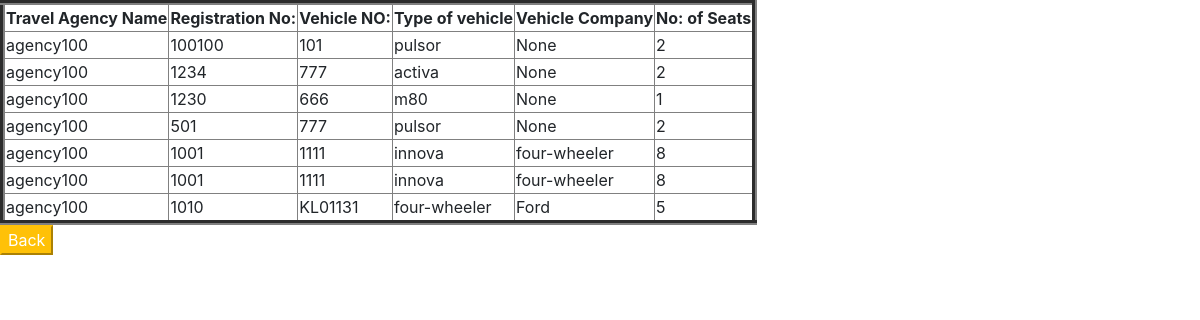
The page /list (signed in) on the database its author committed.
### myapp/models.py (models this page shows)
class veh_details(models.Model):
    Agencyname=models.CharField(max_length=30,null=True)
    Rcno=models.IntegerField(null=True)
    Vehicleno=models.CharField(null=True,max_length=10)
    Type_of_vehicle=models.CharField(max_length=50,null=True)
    List_of_vehicles=models.CharField(max_length=30,null=True)
    No_of_seats=models.IntegerField(null=True)
    approve=models.CharField(max_length=30,null=True,default="no")

### myapp/views.py (the view)
# urls.py: path('list',views.vehicles_list),
def vehicles_list(request):
    username=request.user
    abc=veh_details.objects.filter(Agencyname=username).all()
    a={'key1':abc}
    return render(request,"vehicle_list.html",a)

### myapp/templates/vehicle_list.html (shortened to what this page needs)
<!DOCTYPE html>
<html lang="en">
<head>
    <link rel="stylesheet" href="https://cdn.jsdelivr.net/npm/bootstrap@4.6.2/dist/css/bootstrap.min.css">
</head>
<body>
    <form action="" method="post">
        <table border="5px solid black">
            <tr>
                <th>Travel Agency Name</th>
                <th>Registration No:</th>
                <th>Vehicle NO:</th>
                <th>Type of vehicle</th>
                <th>Vehicle Company</th>
                <th>No: of Seats</th>
            </tr>
            {% for i in key1 %}
            <tr>
                <td>{{i.Agencyname}}</td>
                <td>{{i.Rcno}}</td>
                <td>{{i.Vehicleno}}</td>
                <td>{{i.Type_of_vehicle}}</td>
                <td>{{i.List_of_vehicles}}</td>
                <td>{{i.No_of_seats}}</td>
            </tr>
            {% endfor %}
        </table>
        <button class="btn-warning"><a href='card'>Back</a></button>
    </form>
</body>
</html>

### myapp/templates/vehicle_list.html (style rules this page uses)
a { color: white; }

### rows shown on the page
veh_details: Agencyname "agency100", Rcno "100100", Vehicleno "101", Type_of_vehicle "pulsor", List_of_vehicles "None", No_of_seats "2"
veh_details: Agencyname "agency100", Rcno "1234", Vehicleno "777", Type_of_vehicle "activa", List_of_vehicles "None", No_of_seats "2"
veh_details: Agencyname "agency100", Rcno "1230", Vehicleno "666", Type_of_vehicle "m80", List_of_vehicles "None", No_of_seats "1"
veh_details: Agencyname "agency100", Rcno "501", Vehicleno "777", Type_of_vehicle "pulsor", List_of_vehicles "None", No_of_seats "2"
veh_details: Agencyname "agency100", Rcno "1001", Vehicleno "1111", Type_of_vehicle "innova", List_of_vehicles "four-wheeler", No_of_seats "8"
veh_details: Agencyname "agency100", Rcno "1001", Vehicleno "1111", Type_of_vehicle "innova", List_of_vehicles "four-wheeler", No_of_seats "8"
veh_details: Agencyname "agency100", Rcno "1010", Vehicleno "KL01131", Type_of_vehicle "four-wheeler", List_of_vehicles "Ford", No_of_seats "5"
